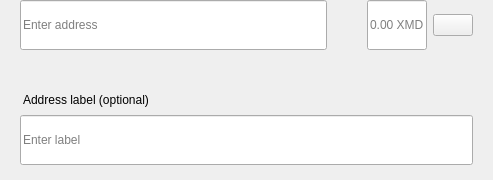
<?xml version="1.0" encoding="UTF-8"?>
<ui version="4.0">
 <class>SendMultiRow</class>
 <widget class="QWidget" name="SendMultiRow">
  <property name="geometry">
   <rect>
    <x>0</x>
    <y>0</y>
    <width>493</width>
    <height>180</height>
   </rect>
  </property>
  <property name="minimumSize">
   <size>
    <width>0</width>
    <height>0</height>
   </size>
  </property>
  <property name="maximumSize">
   <size>
    <width>16777215</width>
    <height>16777215</height>
   </size>
  </property>
  <property name="windowTitle">
   <string>Form</string>
  </property>
  <layout class="QVBoxLayout" name="verticalLayout_3">
   <property name="spacing">
    <number>0</number>
   </property>
   <property name="leftMargin">
    <number>0</number>
   </property>
   <property name="topMargin">
    <number>0</number>
   </property>
   <property name="rightMargin">
    <number>20</number>
   </property>
   <property name="bottomMargin">
    <number>5</number>
   </property>
   <item alignment="Qt::AlignTop">
    <widget class="QWidget" name="widget" native="true">
     <property name="sizePolicy">
      <sizepolicy hsizetype="Expanding" vsizetype="Maximum">
       <horstretch>0</horstretch>
       <verstretch>0</verstretch>
      </sizepolicy>
     </property>
     <property name="minimumSize">
      <size>
       <width>0</width>
       <height>60</height>
      </size>
     </property>
     <property name="maximumSize">
      <size>
       <width>16777215</width>
       <height>85</height>
      </size>
     </property>
     <layout class="QHBoxLayout" name="horizontalLayout" stretch="6,0,2">
      <property name="spacing">
       <number>0</number>
      </property>
      <property name="leftMargin">
       <number>8</number>
      </property>
      <property name="topMargin">
       <number>0</number>
      </property>
      <property name="rightMargin">
       <number>0</number>
      </property>
      <property name="bottomMargin">
       <number>0</number>
      </property>
      <item alignment="Qt::AlignTop">
       <widget class="QStackedWidget" name="stackedAddress">
        <property name="minimumSize">
         <size>
          <width>0</width>
          <height>50</height>
         </size>
        </property>
        <property name="maximumSize">
         <size>
          <width>16777215</width>
          <height>50</height>
         </size>
        </property>
        <widget class="QWidget" name="page_4">
         <property name="sizePolicy">
          <sizepolicy hsizetype="Expanding" vsizetype="Preferred">
           <horstretch>0</horstretch>
           <verstretch>0</verstretch>
          </sizepolicy>
         </property>
         <property name="minimumSize">
          <size>
           <width>0</width>
           <height>50</height>
          </size>
         </property>
         <property name="maximumSize">
          <size>
           <width>16777215</width>
           <height>55</height>
          </size>
         </property>
         <layout class="QVBoxLayout" name="verticalLayout_7">
          <property name="spacing">
           <number>0</number>
          </property>
          <property name="leftMargin">
           <number>12</number>
          </property>
          <property name="topMargin">
           <number>0</number>
          </property>
          <property name="rightMargin">
           <number>0</number>
          </property>
          <property name="bottomMargin">
           <number>0</number>
          </property>
          <item>
           <widget class="QLineEdit" name="lineEditAddress">
            <property name="minimumSize">
             <size>
              <width>0</width>
              <height>50</height>
             </size>
            </property>
            <property name="maximumSize">
             <size>
              <width>16777215</width>
              <height>50</height>
             </size>
            </property>
            <property name="placeholderText">
             <string>Enter address</string>
            </property>
           </widget>
          </item>
         </layout>
        </widget>
        <widget class="QWidget" name="page_3"/>
       </widget>
      </item>
      <item>
       <spacer name="horizontalSpacer_3">
        <property name="orientation">
         <enum>Qt::Horizontal</enum>
        </property>
        <property name="sizeType">
         <enum>QSizePolicy::Fixed</enum>
        </property>
        <property name="sizeHint" stdset="0">
         <size>
          <width>40</width>
          <height>20</height>
         </size>
        </property>
       </spacer>
      </item>
      <item>
       <layout class="QHBoxLayout" name="horizontalLayout_2">
        <property name="spacing">
         <number>6</number>
        </property>
        <item alignment="Qt::AlignTop">
         <widget class="QLineEdit" name="lineEditAmount">
          <property name="sizePolicy">
           <sizepolicy hsizetype="Expanding" vsizetype="Preferred">
            <horstretch>0</horstretch>
            <verstretch>0</verstretch>
           </sizepolicy>
          </property>
          <property name="minimumSize">
           <size>
            <width>0</width>
            <height>50</height>
           </size>
          </property>
          <property name="maximumSize">
           <size>
            <width>16777215</width>
            <height>50</height>
           </size>
          </property>
          <property name="maxLength">
           <number>17</number>
          </property>
          <property name="alignment">
           <set>Qt::AlignLeading|Qt::AlignLeft|Qt::AlignVCenter</set>
          </property>
          <property name="placeholderText">
           <string notr="true">0.00 XMD</string>
          </property>
         </widget>
        </item>
        <item>
         <layout class="QVBoxLayout" name="verticalLayout">
          <property name="topMargin">
           <number>14</number>
          </property>
          <property name="bottomMargin">
           <number>0</number>
          </property>
          <item alignment="Qt::AlignTop">
           <widget class="QPushButton" name="btnMenu">
            <property name="minimumSize">
             <size>
              <width>0</width>
              <height>0</height>
             </size>
            </property>
            <property name="maximumSize">
             <size>
              <width>16777215</width>
              <height>16777215</height>
             </size>
            </property>
            <property name="focusPolicy">
             <enum>Qt::NoFocus</enum>
            </property>
            <property name="text">
             <string/>
            </property>
           </widget>
          </item>
         </layout>
        </item>
       </layout>
      </item>
     </layout>
    </widget>
   </item>
   <item>
    <widget class="QWidget" name="layoutLabel" native="true">
     <property name="minimumSize">
      <size>
       <width>0</width>
       <height>0</height>
      </size>
     </property>
     <property name="maximumSize">
      <size>
       <width>16777215</width>
       <height>16777215</height>
      </size>
     </property>
     <layout class="QVBoxLayout" name="verticalLayout_9">
      <property name="spacing">
       <number>6</number>
      </property>
      <property name="leftMargin">
       <number>20</number>
      </property>
      <property name="topMargin">
       <number>0</number>
      </property>
      <property name="rightMargin">
       <number>0</number>
      </property>
      <property name="bottomMargin">
       <number>10</number>
      </property>
      <item>
       <spacer name="verticalSpacer">
        <property name="orientation">
         <enum>Qt::Vertical</enum>
        </property>
        <property name="sizeType">
         <enum>QSizePolicy::Fixed</enum>
        </property>
        <property name="sizeHint" stdset="0">
         <size>
          <width>20</width>
          <height>20</height>
         </size>
        </property>
       </spacer>
      </item>
      <item>
       <widget class="QLabel" name="labelSubtitleDescription">
        <property name="styleSheet">
         <string notr="true">margin-bottom:2px;
margin-left:0.05px;
padding:0px;</string>
        </property>
        <property name="text">
         <string>Address label (optional)</string>
        </property>
       </widget>
      </item>
      <item>
       <widget class="QLineEdit" name="lineEditDescription">
        <property name="minimumSize">
         <size>
          <width>0</width>
          <height>50</height>
         </size>
        </property>
        <property name="maximumSize">
         <size>
          <width>16777215</width>
          <height>50</height>
         </size>
        </property>
        <property name="placeholderText">
         <string>Enter label</string>
        </property>
       </widget>
      </item>
     </layout>
    </widget>
   </item>
  </layout>
 </widget>
 <resources/>
 <connections/>
</ui>
